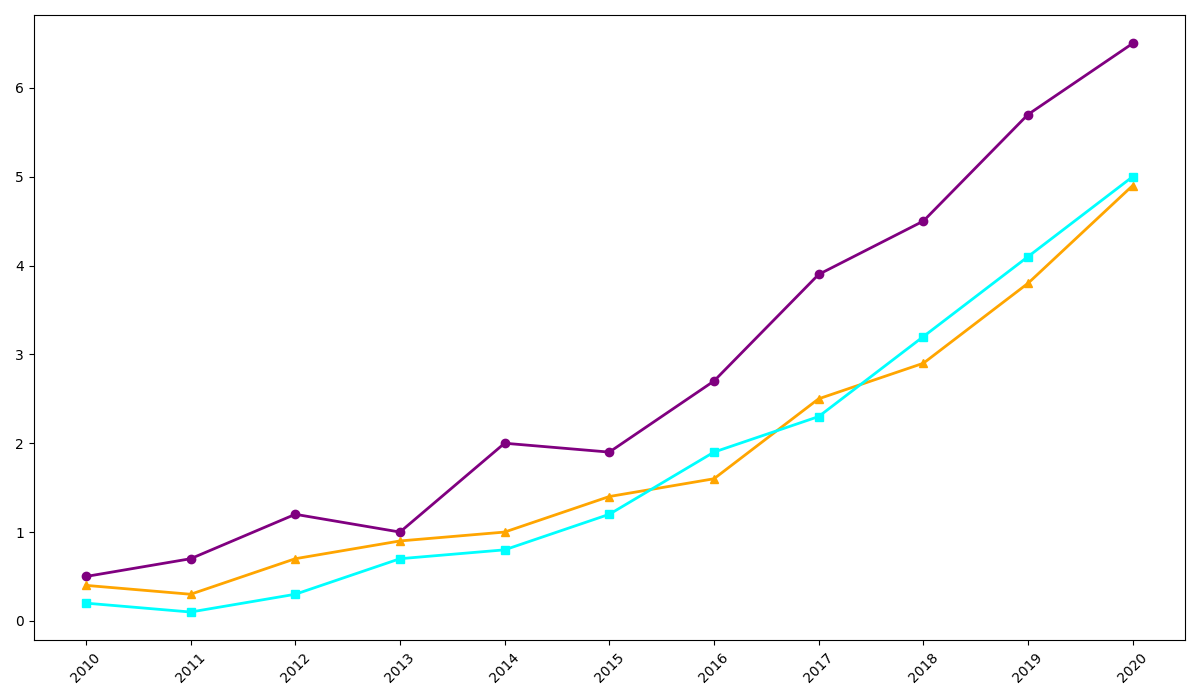

Recreate this plot in Python.
import numpy as np
import matplotlib.pyplot as plt

years = np.arange(2010, 2021)

esports_revenue = np.array([0.5, 0.7, 1.2, 1.0, 2.0, 1.9, 2.7, 3.9, 4.5, 5.7, 6.5])
robot_combat_revenue = np.array([0.4, 0.3, 0.7, 0.9, 1.0, 1.4, 1.6, 2.5, 2.9, 3.8, 4.9])
drone_racing_revenue = np.array([0.2, 0.1, 0.3, 0.7, 0.8, 1.2, 1.9, 2.3, 3.2, 4.1, 5.0])

fig, ax = plt.subplots(figsize=(12, 7))

ax.plot(years, esports_revenue, marker='o', linestyle='-', color='purple', linewidth=2)
ax.plot(years, robot_combat_revenue, marker='^', linestyle='-', color='orange', linewidth=2)
ax.plot(years, drone_racing_revenue, marker='s', linestyle='-', color='cyan', linewidth=2)

ax.set_xticks(years)
ax.set_xticklabels(years, rotation=45)

plt.tight_layout()
plt.show()
